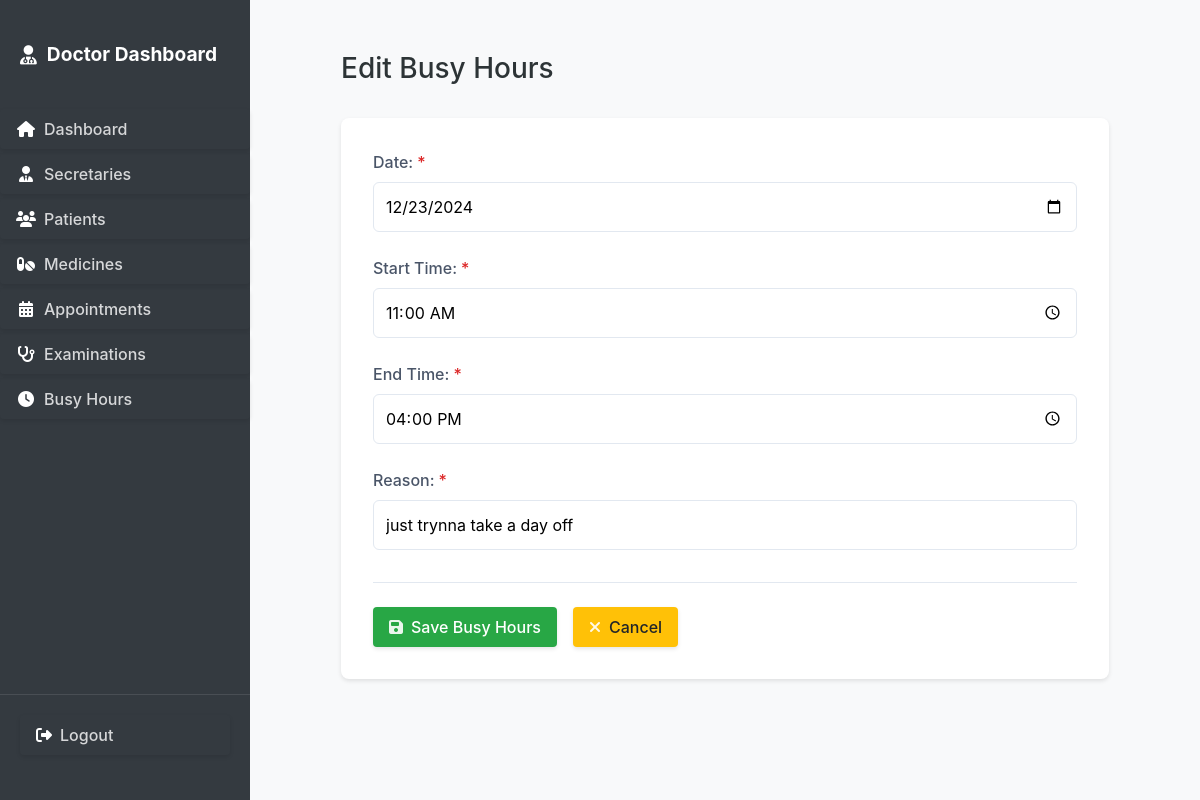
Page /doctor/busy-hours/1/edit/ (signed in) on the committed database.
### secretary_dash/models.py (models this page shows, shortened)
class BusyHours(models.Model):
    date = models.DateField()
    start_time = models.TimeField()
    end_time = models.TimeField()
    reason = models.CharField(max_length=200)
    created_at = models.DateTimeField(auto_now_add=True)
    class Meta:
        verbose_name = "Busy Hours"
        verbose_name_plural = "Busy Hours"
        ordering = ['date', 'start_time']

### secretary_dash/views.py (the view)
# urls.py: path('doctor/busy-hours/<int:pk>/edit/', views.busy_hours_edit, name='busy_hours_edit'),
@login_required
@user_passes_test(is_doctor)
def busy_hours_edit(request, pk):
    busy_hours = get_object_or_404(BusyHours, pk=pk)
    if request.method == 'POST':
        form = BusyHoursForm(request.POST, instance=busy_hours)
        if form.is_valid():
            form.save()
            messages.success(request, 'Busy hours updated successfully!')
            return redirect('secretary_dash:busy_hours_list')
    else:
        form = BusyHoursForm(instance=busy_hours)
    return render(request, 'secretary_dash/doctor/busy_hours_form.html', {
        'form': form,
        'title': 'Edit Busy Hours'
    })

### secretary_dash/forms.py (shortened to what this page needs)
class BusyHoursForm(forms.ModelForm):
    class Meta:
        model = BusyHours
        fields = ['date', 'start_time', 'end_time', 'reason']
        widgets = {
            'date': forms.DateInput(attrs={'type': 'date'}),
            'start_time': forms.TimeInput(attrs={'type': 'time'}),
            'end_time': forms.TimeInput(attrs={'type': 'time'}),
            'reason': forms.TextInput(attrs={'placeholder': 'Optional: Reason for busy hours'})
        }

### secretary_dash/auth.py (called while the page is built)
    def get_user(self, user_id):
        UserModel = get_user_model()
        try:
            return UserModel.objects.get(pk=user_id)
        except UserModel.DoesNotExist:
            return None

### secretary_dash/views.py (called while the page is built)
def is_doctor(user):
    return user.is_superuser

### templates/secretary_dash/doctor/busy_hours_form.html (shortened to what this page needs)
{% extends 'secretary_dash/common/form_base.html' %}
{% block form_content %}
<form method="post" class="styled-form">
    <div class="form-group {% if form.date.field.required %}required-field{% endif %} {% if form.date.errors %}has-error{% endif %}">
        <label for="{{ form.date.id_for_label }}">Date:</label>
        {{ form.date }}
    </div>
    <div class="form-row">
        <div class="form-group {% if form.start_time.field.required %}required-field{% endif %} {% if form.start_time.errors %}has-error{% endif %}">
            <label for="{{ form.start_time.id_for_label }}">Start Time:</label>
            {{ form.start_time }}
        </div>
        <div class="form-group {% if form.end_time.field.required %}required-field{% endif %} {% if form.end_time.errors %}has-error{% endif %}">
            <label for="{{ form.end_time.id_for_label }}">End Time:</label>
            {{ form.end_time }}
        </div>
    </div>
    <div class="form-group {% if form.reason.field.required %}required-field{% endif %} {% if form.reason.errors %}has-error{% endif %}">
        <label for="{{ form.reason.id_for_label }}">Reason:</label>
        {{ form.reason }}
    </div>
    <div class="form-actions">
        <button type="submit" class="btn btn-add">
            <i class="fas fa-save"></i>
            <span>Save Busy Hours</span>
        </button>
        <a href="{% url 'secretary_dash:busy_hours_list' %}" class="btn btn-cancel">
            <i class="fas fa-times"></i>
            <span>Cancel</span>
        </a>
    </div>
</form>
{% endblock %}

### static/css/main.css (style rules this page uses)
body { margin: 0; padding: 0; font-family: -apple-system, BlinkMacSystemFont, "Segoe UI", Roboto, "Helvetica Neue", Arial, sans-serif; background-color: #f8f9fa; }
.btn-cancel { background-color: #ffc107 !important; color: #212529 !important; }
.btn { display: inline-flex !important; align-items: center !important; gap: 8px !important; padding: 8px 16px !important; border-radius: 4px !important; border: none !important; cursor: pointer !important; font-weight: 500 !important; transition: all 0.2s ease !important; text-decoration: none !important; box-shadow: 0 2px 4px rgba(0, 0, 0, 0.1) !important; }
form:not(.user-menu form) button[type="submit"]:not(.btn-cancel):not(.btn-delete), form:not(.user-menu form) input[type="submit"]:not(.btn-cancel):not(.btn-delete) { background-color: #28a745 !important; border-color: #28a745 !important; color: white !important; }
.btn .fas, .btn .far, .btn .fab, .btn .fa { color: rgba(255, 255, 255, 0.9) !important; }

### templates/secretary_dash/common/form_base.html (style rules this page uses)
.form-group { margin-bottom: 1.5rem; }
.form-group label { display: block; margin-bottom: 0.5rem; color: #4a5568; font-weight: 500; }
.form-group input, .form-group select, .form-group textarea { width: 100%; padding: 0.75rem; border: 1px solid #e2e8f0; border-radius: 6px; font-size: 1rem; transition: all 0.2s; }
.required-field label:after { content: "*"; color: #dc2626; margin-left: 0.25rem; }
.form-actions { margin-top: 2rem; display: flex; gap: 1rem; padding-top: 1.5rem; border-top: 1px solid #e2e8f0; }
.btn { display: inline-flex; align-items: center; gap: 0.5rem; padding: 0.75rem 1.5rem; border-radius: 6px; font-weight: 500; text-decoration: none; cursor: pointer; border: none; transition: all 0.2s; }
.btn-add { background: #1976d2; color: white; }
.btn-cancel { background: #64748b; color: white; }

### rows in the picture
BusyHours: date "12/23/2024", start_time "11:00:00", end_time "16:00:00", reason "just trynna take a day off"

### other values in the picture
{{ title }} "Edit Busy Hours"
